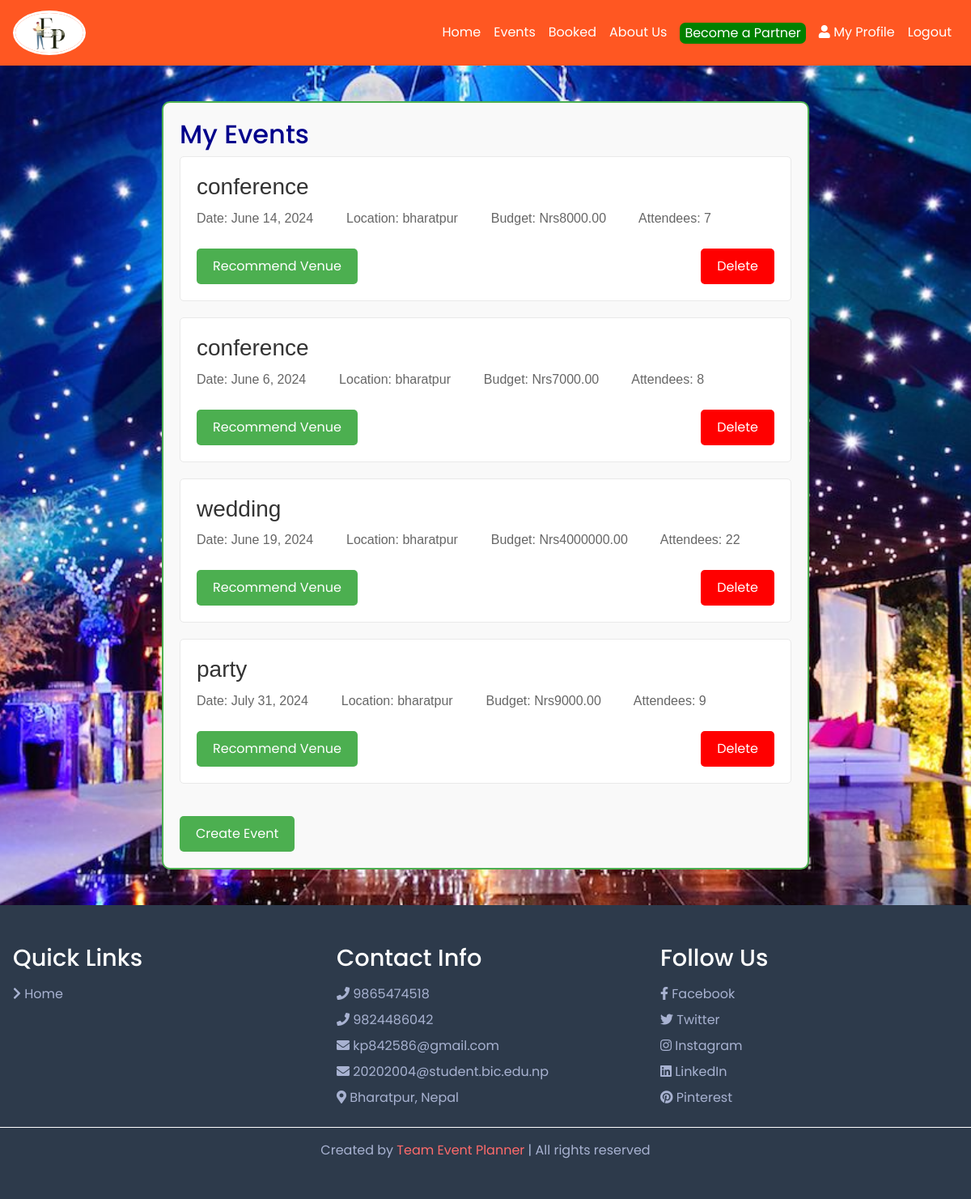
The page /events/ (signed in) on the database its author committed.
### events/models.py (models this page shows, shortened)
class Event(models.Model):
    EVENT_TYPES = [
        ('conference', 'Conference'),
        ('wedding', 'Wedding'),
        ('party', 'Party'),
        ('meeting', 'Meeting'),
    ]
    event_type = models.CharField(max_length=50, choices=EVENT_TYPES)
    event_date = models.DateField()
    number_of_people = models.PositiveIntegerField()
    event_budget = models.DecimalField(max_digits=10, decimal_places=2)
    location = models.CharField(max_length=255)
    created_by = models.ForeignKey(User, on_delete=models.CASCADE)

### events/views.py (the view)
# urls.py: path('', views.event_list, name='event_list'),
@login_required
def event_list(request):
    events = Event.objects.filter(created_by=request.user)
    return render(request, 'events/event_list.html', {'events': events})

### events/templates/events/event_list.html (shortened to what this page needs)
{% extends 'accounts/base.html' %}
{% block content %}
    {% if user.is_authenticated %}
        <div class="events-container">
            <h2>My Events</h2>
            {% if events %}
                <ul class="events-list">
                    {% for event in events %}
                        <li class="event-item">
                            <div class="event-details">
                                <h3>{{ event.event_type }}</h3>
                                <p>
                                    Date: {{ event.event_date }} &emsp;&emsp;
                                    Location: {{ event.location }} &emsp;&emsp;
                                    Budget: Nrs{{ event.event_budget }} &emsp;&emsp;
                                    Attendees: {{ event.number_of_people }}
                                    <br>
                                </p>
                            </div>
                            <div class="event-actions">
                                <a href="{% url 'recommend_venue' event.id %}">
                                    <button type="button" class="recommend-event-button">Recommend Venue</button>
                                </a>
                                <form action="{% url 'delete_event' event.id %}" method="post" class="delete-event-form">
                                    <button type="submit" class="delete-event-button">Delete</button>
                                </form>
                            </div>
                        </li>
                    {% endfor %}
                </ul>
            {% else %}
                <p>No events created yet. </p>
            {% endif %}
            <a href="{% url 'create_event' %}" class="create-event-link">Create Event</a>
        </div>
    {% else %}
        {% load static %}
    {% endif %}
{% endblock %}

### events/templates/events/event_list.html (style rules this page uses)
.events-container { border: 2px solid #4CAF50; border-radius: 10px; padding: 20px; margin: 20px auto; max-width: 800px; background-color: #f9f9f9; color: darkblue; }
.events-list { list-style-type: none; padding: 0; }
.event-item { background-color: #ffffff; padding: 20px; margin-bottom: 20px; border-radius: 5px; border: 1px solid #e9e9e9; transition: background-color 0.3s ease; display: flex; flex-direction: column; }
.event-details { font-family: Arial, sans-serif; flex-grow: 1; }
.event-details h3 { margin-top: 0; margin-bottom: 10px; color: #333; }
.event-details p { margin: 5px 0; color: #666; }
.create-event-link { display: inline-block; background-color: #4CAF50; color: white; padding: 10px 20px; text-decoration: none; border-radius: 5px; transition: background-color 0.3s ease; margin-top: 20px; }
.delete-event-form { margin: 0; }
.delete-event-button { background-color: red; color: white; padding: 10px 20px; border: none; border-radius: 5px; cursor: pointer; transition: background-color 0.3s ease; font-size: 16px; margin-left: 10px; }
.recommend-event-button { background-color: #4CAF50; color: white; padding: 10px 20px; border: none; border-radius: 5px; cursor: pointer; transition: background-color 0.3s ease; font-size: 16px; margin-right: 10px; }
.event-actions { display: flex; justify-content: space-between; align-items: center; margin-top: 20px; }

### rows shown on the page
Event: event_type "conference", event_date "June 14, 2024", location "bharatpur", event_budget "8000.00", number_of_people "7"
Event: event_type "conference", event_date "June 6, 2024", location "bharatpur", event_budget "7000.00", number_of_people "8"
Event: event_type "wedding", event_date "June 19, 2024", location "bharatpur", event_budget "4000000.00", number_of_people "22"
Event: event_type "party", event_date "July 31, 2024", location "bharatpur", event_budget "9000.00", number_of_people "9"
